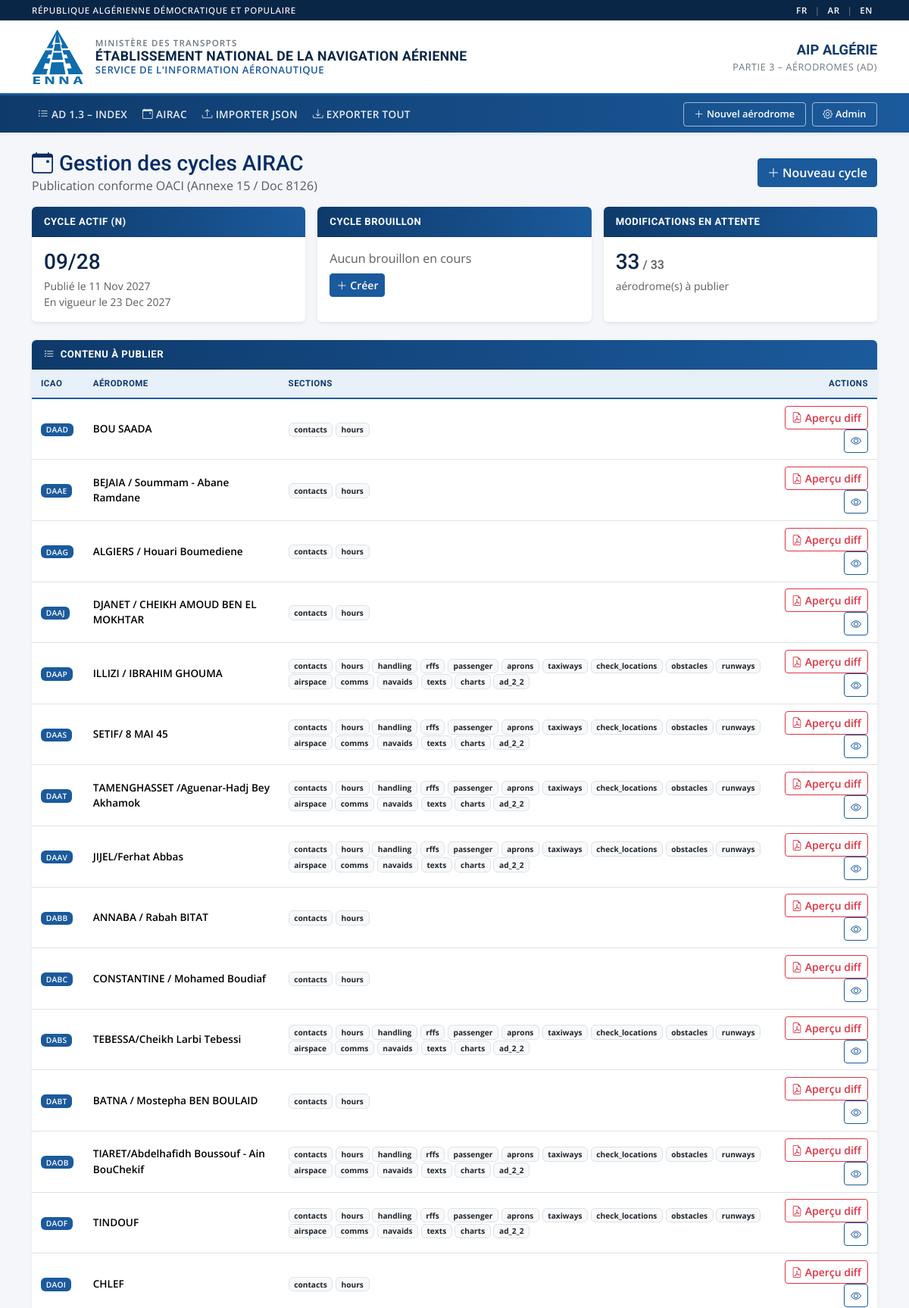
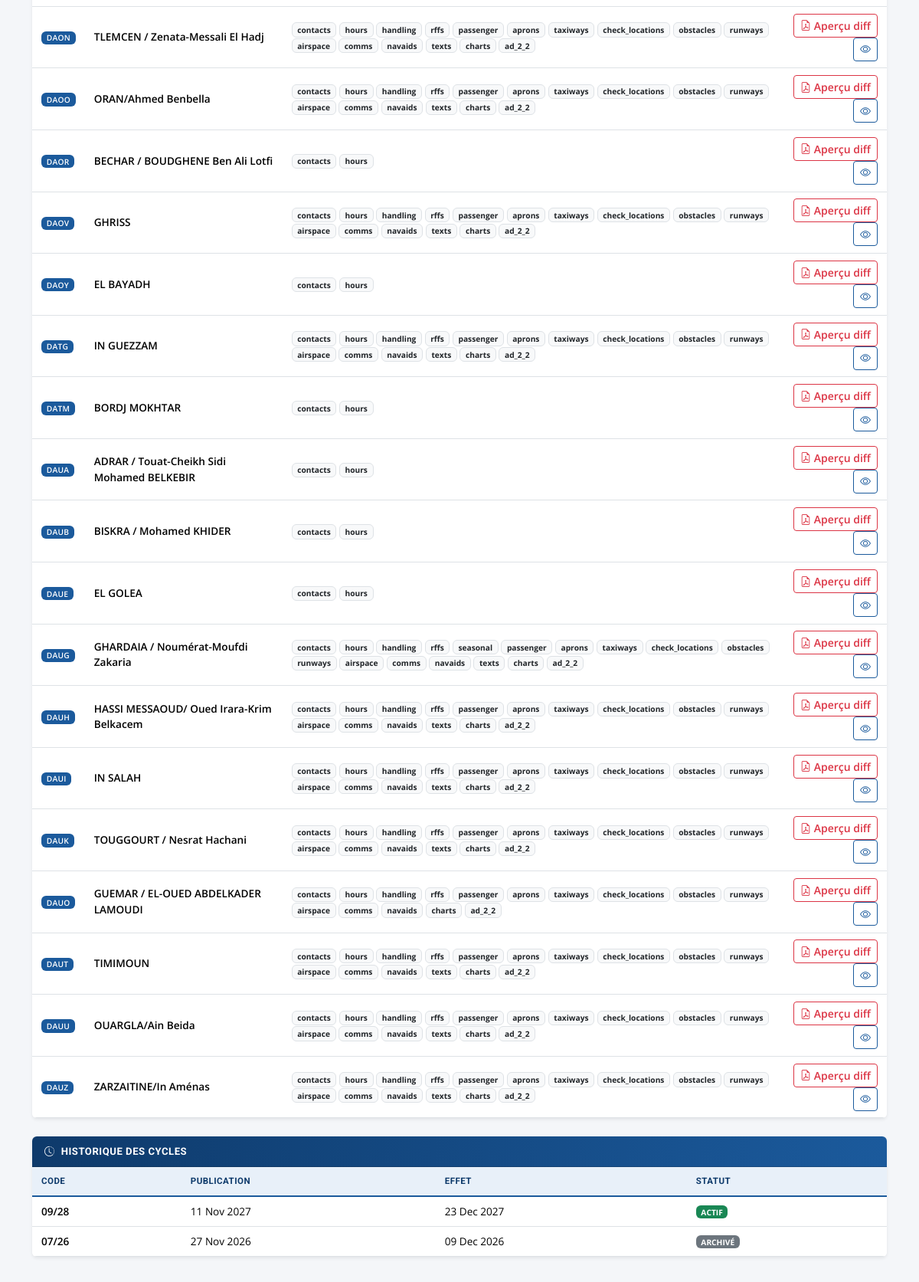
Screenshot of /airac/ (upper part) with the database file from the repository (2 pictures, top to bottom).
### common/models.py (models this page shows, shortened)
class TimeStampedModel(models.Model):
    created_at = models.DateTimeField(auto_now_add=True)
    updated_at = models.DateTimeField(auto_now=True)
    class Meta:
        abstract = True

class AiracCycle(TimeStampedModel):
    code = models.CharField(max_length=12, unique=True)
    effective_date = models.DateField()
    publication_date = models.DateField(null=True, blank=True)
    is_active = models.BooleanField(default=False)
    is_draft = models.BooleanField(
        default=False,
        help_text="Cycle en préparation, non encore publié.",
    )
    class Meta:
        ordering = ("-effective_date",)
        verbose_name = "AIRAC cycle"

class LatLonMixin(models.Model):
    latitude = models.DecimalField(
        "Latitude (DD)", max_digits=9, decimal_places=6, null=True, blank=True,
        validators=[MinValueValidator(-90), MaxValueValidator(90)])
    longitude = models.DecimalField(
        "Longitude (DD)", max_digits=9, decimal_places=6, null=True, blank=True,
        validators=[MinValueValidator(-180), MaxValueValidator(180)])
    class Meta:
        abstract = True

class Aerodrome(TimeStampedModel, LatLonMixin):
    class TrafficType(models.TextChoices):
        IFR = "IFR", "IFR"
        VFR = "VFR", "VFR"
        IFR_VFR = "IFR/VFR", "IFR/VFR"
    class AerodromeType(models.TextChoices):
        CIVIL = "CIVIL", "Civil"
        MIL = "MIL", "Military"
        CIVIL_MIL = "CIVIL/MIL", "Civil/Military"
    icao_code = models.CharField("ICAO indicator", max_length=4, unique=True, db_index=True)
    name = models.CharField(max_length=160)
    city = models.CharField(max_length=80, blank=True)
    arp_site = models.CharField("ARP site at AD", max_length=200, blank=True,
                                help_text="e.g. 'Intersection of the RWYs.'")
    distance_from_city = models.CharField(max_length=160, blank=True,
                                          help_text="e.g. '4.6 NM East from In Amenas'")
    elevation_m = models.DecimalField("Elevation (M)", max_digits=7, decimal_places=2,
                                      null=True, blank=True)
    reference_temperature_c = models.DecimalField("Reference temperature (°C)",
                                                  max_digits=4, decimal_places=1,
                                                  null=True, blank=True)
    geoid_undulation = models.CharField(max_length=40, blank=True, default="NIL")
    magnetic_variation_deg = models.DecimalField(max_digits=4, decimal_places=2,
                                                 null=True, blank=True)
    magnetic_variation_year = models.PositiveSmallIntegerField(null=True, blank=True)
    annual_change_deg = models.DecimalField(max_digits=4, decimal_places=2,
                                            null=True, blank=True)
    address = models.TextField(blank=True, help_text="Adresse postale complète")
    telefax = models.CharField(max_length=60, blank=True, help_text="Numéro de fax")
    telex = models.CharField(max_length=60, blank=True, help_text="Numéro de telex")
    traffic_type = models.CharField(max_length=8, choices=TrafficType.choices,
                                    default=TrafficType.IFR_VFR)
    aerodrome_type = models.CharField(max_length=12, choices=AerodromeType.choices,
                                      default=AerodromeType.CIVIL_MIL)
    remarks = models.TextField(blank=True)
    is_operational = models.BooleanField(default=True)
    airac_cycle = models.ForeignKey(AiracCycle, null=True, blank=True,
                                    on_delete=models.SET_NULL, related_name="aerodromes")
    last_airac_cycle = models.ForeignKey(
        AiracCycle, null=True, blank=True, on_delete=models.SET_NULL,
        related_name="published_for",
        help_text="Cycle AIRAC de la version courante (N).")
    previous_airac_cycle = models.ForeignKey(
        AiracCycle, null=True, blank=True, on_delete=models.SET_NULL,
        related_name="superseded_for",
        help_text="Cycle AIRAC de la version précédente publiée (N-1).")
    previous_snapshot = models.JSONField(
        null=True, blank=True,
        help_text="Instantané JSON de la version N-1 (utilisé pour le diff).")
    class Meta:
        ordering = ("icao_code",)
        verbose_name = "Aerodrome"
        indexes = [models.Index(fields=["icao_code"]),
                   models.Index(fields=["name"])]

### ad/views.py (the view)
# urls.py: path("airac/", views.AiracDashboardView.as_view(), name="airac_dashboard"),
class AiracDashboardView(TemplateView):
    template_name = "ad/airac_dashboard.html"
    def get_context_data(self, **kwargs):
        ctx = super().get_context_data(**kwargs)
        ctx["draft"] = get_draft_cycle()
        ctx["active"] = get_active_cycle()
        ctx["changes"] = preview_all_changes()
        ctx["total_aerodromes"] = Aerodrome.objects.count()
        ctx["cycles"] = AiracCycle.objects.order_by("-publication_date")[:15]
        return ctx

### ad/services/airac.py (called while the page is built, shortened)
def get_draft_cycle():
    return AiracCycle.objects.filter(is_draft=True).first()

def get_active_cycle():
    return (AiracCycle.objects.filter(is_active=True)
            .order_by("-publication_date").first())

def preview_all_changes():
    results = []
    for ad in Aerodrome.objects.all().order_by("icao_code"):
        current = aerodrome_to_dict(ad)
        diff = _compute_diff(current, ad.previous_snapshot)
        if diff.get("_any"):
            changed = [
                k for k, v in diff.items()
                if isinstance(v, dict) and v.get("changed")
            ]
            results.append({
                "aerodrome": ad,
                "changed_sections": changed,
                "is_new": False,
            })
    return results

### ad/services/pdf_generator.py (called while the page is built)
def _diff_section(cur, prev):
    if prev is None:
        return {"changed": False, "rows": [], "keys": []}
    if isinstance(cur, list):
        prev_list = prev if isinstance(prev, list) else []
        rows = [i for i, v in enumerate(cur)
                if i >= len(prev_list) or v != prev_list[i]]
        return {"changed": bool(rows), "rows": rows, "keys": []}
    if isinstance(cur, dict):
        prev_d = prev if isinstance(prev, dict) else {}
        keys = [k for k in cur if cur.get(k) != prev_d.get(k)]
        return {"changed": bool(keys), "rows": [], "keys": keys}
    return {"changed": cur != prev, "rows": [], "keys": []}

### ad/services/serializer.py (called while the page is built)
def _flt(v):
    return float(v) if v is not None else None

def _dec(v):
    return str(v) if v is not None else None

def _str(v):
    return v if v is not None else ""

### ad/templates/ad/airac_dashboard.html (shortened to what this page needs)
{% extends "ad/base.html" %}
{% block content %}
<div class="d-flex justify-content-between align-items-center mb-3">
  <div>
    <h1 class="h3 mb-0 text-primary-emphasis">
      <i class="bi bi-calendar-event me-2"></i>Gestion des cycles AIRAC
    </h1>
    <p class="text-muted mb-0">Publication conforme OACI (Annexe 15 / Doc 8126)</p>
  </div>
  <div class="d-flex gap-2">
    {% if draft %}
      <a href="{% url 'ad:airac_publish' %}" class="btn btn-primary">
        <i class="bi bi-upload me-1"></i>Publier {{ draft.code }}
      </a>
    {% else %}
      <a href="{% url 'ad:airac_cycle_create' %}" class="btn btn-primary">
        <i class="bi bi-plus-lg me-1"></i>Nouveau cycle
      </a>
    {% endif %}
  </div>
</div>
<div class="row g-3 mb-4">
  <div class="col-md-4">
    <div class="card shadow-sm border-0 h-100">
      <div class="card-header aip-card-header">Cycle actif (N)</div>
      <div class="card-body">
        {% if active %}
          <h3 class="mb-1">{{ active.code }}</h3>
          <p class="mb-0 small text-muted">
            Publié le {{ active.publication_date|date:"d M Y" }}<br>
            En vigueur le {{ active.effective_date|date:"d M Y" }}
          </p>
        {% else %}
          <p class="text-muted mb-0">Aucun cycle publié</p>
        {% endif %}
      </div>
    </div>
  </div>
  <div class="col-md-4">
    <div class="card shadow-sm border-0 h-100">
      <div class="card-header aip-card-header">Cycle brouillon</div>
      <div class="card-body">
        {% if draft %}
          <h3 class="mb-1">{{ draft.code }}
            <span class="badge bg-warning text-dark">DRAFT</span></h3>
          <p class="mb-2 small text-muted">
            Publication prévue : {{ draft.publication_date|date:"d M Y" }}<br>
            Effet : {{ draft.effective_date|date:"d M Y" }}
          </p>
          <a href="{% url 'ad:airac_cycle_edit' draft.pk %}" class="btn btn-sm btn-outline-primary">
            <i class="bi bi-pencil me-1"></i>Modifier
          </a>
        {% else %}
          <p class="text-muted mb-2">Aucun brouillon en cours</p>
          <a href="{% url 'ad:airac_cycle_create' %}" class="btn btn-sm btn-primary">
            <i class="bi bi-plus-lg me-1"></i>Créer
          </a>
        {% endif %}
      </div>
    </div>
  </div>
  <div class="col-md-4">
    <div class="card shadow-sm border-0 h-100">
      <div class="card-header aip-card-header">Modifications en attente</div>
      <div class="card-body">
        <h3 class="mb-1">
          {{ changes|length }}<span class="fs-6 text-muted"> / {{ total_aerodromes }}</span>
        </h3>
        <p class="mb-0 small text-muted">aérodrome(s) à publier</p>
      </div>
    </div>
  </div>
</div>
{% if changes %}
<div class="card shadow-sm border-0 mb-4">
  <div class="card-header aip-card-header">
    <i class="bi bi-list-check me-2"></i>Contenu à publier
  </div>
  <div class="table-responsive">
    <table class="table table-hover align-middle mb-0 aip-table">
      <thead>
        <tr><th>ICAO</th><th>Aérodrome</th><th>Sections</th><th class="text-end">Actions</th></tr>
      </thead>
      <tbody>
        {% for c in changes %}
        <tr>
          <td><span class="badge bg-primary">{{ c.aerodrome.icao_code }}</span></td>
          <td class="fw-semibold">{{ c.aerodrome.name }}</td>
          <td>
            {% if c.is_new %}
              <span class="badge bg-success">Nouvelle publication</span>
            {% else %}
              {% for section in c.changed_sections %}
                <span class="badge bg-light text-dark border">{{ section }}</span>
              {% endfor %}
            {% endif %}
          </td>
          <td class="text-end">
            <a href="{% url 'ad:aerodrome_pdf' c.aerodrome.icao_code %}"
               target="_blank" class="btn btn-sm btn-outline-danger">
              <i class="bi bi-file-earmark-pdf"></i> Aperçu diff
            </a>
            <a href="{% url 'ad:aerodrome_detail' c.aerodrome.icao_code %}"
               class="btn btn-sm btn-outline-primary">
              <i class="bi bi-eye"></i>
            </a>
          </td>
        </tr>
        {% endfor %}
      </tbody>
    </table>
  </div>
</div>
{% else %}
<div class="alert alert-info mb-4">
  <i class="bi bi-info-circle me-2"></i>
  Aucune modification détectée depuis la dernière publication.
</div>
{% endif %}
<div class="card shadow-sm border-0">
  <div class="card-header aip-card-header">
    <i class="bi bi-clock-history me-2"></i>Historique des cycles
  </div>
  <table class="table table-sm mb-0 aip-table">
    <thead>
      <tr><th>Code</th><th>Publication</th><th>Effet</th><th>Statut</th></tr>
    </thead>
    <tbody>
      {% for cycle in cycles %}
      <tr>
        <td class="fw-semibold">{{ cycle.code }}</td>
        <td>{{ cycle.publication_date|date:"d M Y"|default:"—" }}</td>
        <td>{{ cycle.effective_date|date:"d M Y"|default:"—" }}</td>
        <td>
          {% if cycle.is_draft %}<span class="badge bg-warning text-dark">DRAFT</span>
          {% elif cycle.is_active %}<span class="badge bg-success">ACTIF</span>
          {% else %}<span class="badge bg-secondary">ARCHIVÉ</span>{% endif %}
        </td>
      </tr>
      {% empty %}
      <tr><td colspan="4" class="text-muted text-center py-3">Aucun cycle</td></tr>
      {% endfor %}
    </tbody>
  </table>
</div>
{% endblock %}

### static/css/enna-theme.css (style rules this page uses)
:root { --enna-blue-900: #0A2647; --enna-blue-800: #0E3A6B; --enna-blue-700: #154C87; --enna-blue-600: #1B5A9C; --enna-blue-500: #2470BC; --enna-blue-100: #E8F0F9; --enna-blue-50: #F5F8FC; --enna-gold: #C9A227; --enna-red: #B22234; --enna-green: #1F7A3D; --enna-gray-50: #F4F6F9; --enna-gray-100: #E2E6ED; --enna-gray-500: #6C757D; --font-main: "Open Sans", "Segoe UI", system-ui, sans-serif; --font-head: "Roboto", "Segoe UI", system-ui, sans-serif; }
body { background: var(--enna-gray-50); font-family: var(--font-main); color: #1c2533; min-height: 100vh; display: flex; flex-direction: column; }
h1, h2, h3, h4, h5, h6 { font-family: var(--font-head); color: var(--enna-blue-900); }
a { color: var(--enna-blue-600); }
.btn-primary { background: var(--enna-blue-600); border-color: var(--enna-blue-600); font-weight: 600; border-radius: 4px; }
.btn-outline-primary { color: var(--enna-blue-600); border-color: var(--enna-blue-600); border-radius: 4px; font-weight: 600; }
.btn-outline-danger { border-radius: 4px; font-weight: 600; }
.card { border-radius: 6px; border: 1px solid var(--enna-gray-100); overflow: hidden; }
.card-header.aip-card-header { background: linear-gradient(90deg, var(--enna-blue-800), var(--enna-blue-600)); color: #fff; font-family: var(--font-head); font-weight: 700; font-size: 0.82rem; letter-spacing: 0.04em; text-transform: uppercase; border-radius: 0 !important; padding: 0.6rem 1rem; }
.aip-table thead th { background: var(--enna-blue-100); color: var(--enna-blue-800); font-family: var(--font-head); font-size: 0.72rem; font-weight: 700; text-transform: uppercase; letter-spacing: 0.04em; border-bottom: 2px solid var(--enna-blue-600); padding: 0.6rem 0.75rem; }
.aip-table td { font-size: 0.85rem; vertical-align: middle; padding: 0.55rem 0.75rem; }
.badge.bg-primary { background: var(--enna-blue-600) !important; font-weight: 600; letter-spacing: 0.03em; }

### rows the page displays
AiracCycle: code "09/28", publication_date "11 Nov 2027", effective_date "23 Dec 2027", is_draft "ACTIF"
Aerodrome: aerodrome.icao_code "DAAD", aerodrome.name "BOU SAADA", changed_sections "contacts" "hours"
Aerodrome: aerodrome.icao_code "DAAE", aerodrome.name "BEJAIA / Soummam - Abane Ramdane", changed_sections "contacts" "hours"
Aerodrome: aerodrome.icao_code "DAAG", aerodrome.name "ALGIERS / Houari Boumediene", changed_sections "contacts" "hours"
Aerodrome: aerodrome.icao_code "DAAJ", aerodrome.name "DJANET / CHEIKH AMOUD BEN EL MOKHTAR", changed_sections "contacts" "hours"
Aerodrome: aerodrome.icao_code "DAAP", aerodrome.name "ILLIZI / IBRAHIM GHOUMA", changed_sections "contacts" "hours" "handling" "rffs" "passenger" "aprons" "taxiways" "check_locations" "obstacles" "runways" "airspace" "comms" "navaids" "texts" "charts" "ad_2_2"
Aerodrome: aerodrome.icao_code "DAAS", aerodrome.name "SETIF/ 8 MAI 45", changed_sections "contacts" "hours" "handling" "rffs" "passenger" "aprons" "taxiways" "check_locations" "obstacles" "runways" "airspace" "comms" "navaids" "texts" "charts" "ad_2_2"
Aerodrome: aerodrome.icao_code "DAAT", aerodrome.name "TAMENGHASSET /Aguenar-Hadj Bey Akhamok", changed_sections "contacts" "hours" "handling" "rffs" "passenger" "aprons" "taxiways" "check_locations" "obstacles" "runways" "airspace" "comms" "navaids" "texts" "charts" "ad_2_2"
Aerodrome: aerodrome.icao_code "DAAV", aerodrome.name "JIJEL/Ferhat Abbas", changed_sections "contacts" "hours" "handling" "rffs" "passenger" "aprons" "taxiways" "check_locations" "obstacles" "runways" "airspace" "comms" "navaids" "texts" "charts" "ad_2_2"
Aerodrome: aerodrome.icao_code "DABB", aerodrome.name "ANNABA / Rabah BITAT", changed_sections "contacts" "hours"
Aerodrome: aerodrome.icao_code "DABC", aerodrome.name "CONSTANTINE / Mohamed Boudiaf", changed_sections "contacts" "hours"
Aerodrome: aerodrome.icao_code "DABS", aerodrome.name "TEBESSA/Cheikh Larbi Tebessi", changed_sections "contacts" "hours" "handling" "rffs" "passenger" "aprons" "taxiways" "check_locations" "obstacles" "runways" "airspace" "comms" "navaids" "texts" "charts" "ad_2_2"
Aerodrome: aerodrome.icao_code "DABT", aerodrome.name "BATNA / Mostepha BEN BOULAID", changed_sections "contacts" "hours"
Aerodrome: aerodrome.icao_code "DAOB", aerodrome.name "TIARET/Abdelhafidh Boussouf - Ain BouChekif", changed_sections "contacts" "hours" "handling" "rffs" "passenger" "aprons" "taxiways" "check_locations" "obstacles" "runways" "airspace" "comms" "navaids" "texts" "charts" "ad_2_2"
Aerodrome: aerodrome.icao_code "DAOF", aerodrome.name "TINDOUF", changed_sections "contacts" "hours" "handling" "rffs" "passenger" "aprons" "taxiways" "check_locations" "obstacles" "runways" "airspace" "comms" "navaids" "texts" "charts" "ad_2_2"
Aerodrome: aerodrome.icao_code "DAOI", aerodrome.name "CHLEF", changed_sections "contacts" "hours"
Aerodrome: aerodrome.icao_code "DAON", aerodrome.name "TLEMCEN / Zenata-Messali El Hadj", changed_sections "contacts" "hours" "handling" "rffs" "passenger" "aprons" "taxiways" "check_locations" "obstacles" "runways" "airspace" "comms" "navaids" "texts" "charts" "ad_2_2"
Aerodrome: aerodrome.icao_code "DAOO", aerodrome.name "ORAN/Ahmed Benbella", changed_sections "contacts" "hours" "handling" "rffs" "passenger" "aprons" "taxiways" "check_locations" "obstacles" "runways" "airspace" "comms" "navaids" "texts" "charts" "ad_2_2"
Aerodrome: aerodrome.icao_code "DAOR", aerodrome.name "BECHAR / BOUDGHENE Ben Ali Lotfi", changed_sections "contacts" "hours"
Aerodrome: aerodrome.icao_code "DAOV", aerodrome.name "GHRISS", changed_sections "contacts" "hours" "handling" "rffs" "passenger" "aprons" "taxiways" "check_locations" "obstacles" "runways" "airspace" "comms" "navaids" "texts" "charts" "ad_2_2"
Aerodrome: aerodrome.icao_code "DAOY", aerodrome.name "EL BAYADH", changed_sections "contacts" "hours"
Aerodrome: aerodrome.icao_code "DATG", aerodrome.name "IN GUEZZAM", changed_sections "contacts" "hours" "handling" "rffs" "passenger" "aprons" "taxiways" "check_locations" "obstacles" "runways" "airspace" "comms" "navaids" "texts" "charts" "ad_2_2"
Aerodrome: aerodrome.icao_code "DATM", aerodrome.name "BORDJ MOKHTAR", changed_sections "contacts" "hours"
Aerodrome: aerodrome.icao_code "DAUA", aerodrome.name "ADRAR / Touat-Cheikh Sidi Mohamed BELKEBIR", changed_sections "contacts" "hours"
Aerodrome: aerodrome.icao_code "DAUB", aerodrome.name "BISKRA / Mohamed KHIDER", changed_sections "contacts" "hours"
Aerodrome: aerodrome.icao_code "DAUE", aerodrome.name "EL GOLEA", changed_sections "contacts" "hours"
Aerodrome: aerodrome.icao_code "DAUG", aerodrome.name "GHARDAIA / Noumérat-Moufdi Zakaria", changed_sections "contacts" "hours" "handling" "rffs" "seasonal" "passenger" "aprons" "taxiways" "check_locations" "obstacles" "runways" "airspace" "comms" "navaids" "texts" "charts" "ad_2_2"
Aerodrome: aerodrome.icao_code "DAUH", aerodrome.name "HASSI MESSAOUD/ Oued Irara-Krim Belkacem", changed_sections "contacts" "hours" "handling" "rffs" "passenger" "aprons" "taxiways" "check_locations" "obstacles" "runways" "airspace" "comms" "navaids" "texts" "charts" "ad_2_2"
Aerodrome: aerodrome.icao_code "DAUI", aerodrome.name "IN SALAH", changed_sections "contacts" "hours" "handling" "rffs" "passenger" "aprons" "taxiways" "check_locations" "obstacles" "runways" "airspace" "comms" "navaids" "texts" "charts" "ad_2_2"
Aerodrome: aerodrome.icao_code "DAUK", aerodrome.name "TOUGGOURT / Nesrat Hachani", changed_sections "contacts" "hours" "handling" "rffs" "passenger" "aprons" "taxiways" "check_locations" "obstacles" "runways" "airspace" "comms" "navaids" "texts" "charts" "ad_2_2"
Aerodrome: aerodrome.icao_code "DAUO", aerodrome.name "GUEMAR / EL-OUED ABDELKADER LAMOUDI", changed_sections "contacts" "hours" "handling" "rffs" "passenger" "aprons" "taxiways" "check_locations" "obstacles" "runways" "airspace" "comms" "navaids" "charts" "ad_2_2"
Aerodrome: aerodrome.icao_code "DAUT", aerodrome.name "TIMIMOUN", changed_sections "contacts" "hours" "handling" "rffs" "passenger" "aprons" "taxiways" "check_locations" "obstacles" "runways" "airspace" "comms" "navaids" "texts" "charts" "ad_2_2"
Aerodrome: aerodrome.icao_code "DAUU", aerodrome.name "OUARGLA/Ain Beida", changed_sections "contacts" "hours" "handling" "rffs" "passenger" "aprons" "taxiways" "check_locations" "obstacles" "runways" "airspace" "comms" "navaids" "texts" "charts" "ad_2_2"
Aerodrome: aerodrome.icao_code "DAUZ", aerodrome.name "ZARZAITINE/In Aménas", changed_sections "contacts" "hours" "handling" "rffs" "passenger" "aprons" "taxiways" "check_locations" "obstacles" "runways" "airspace" "comms" "navaids" "texts" "charts" "ad_2_2"
AiracCycle: is_draft "ARCHIVÉ"

### other values shown
{{ changes|length }} "33"
{{ total_aerodromes }} "33"
